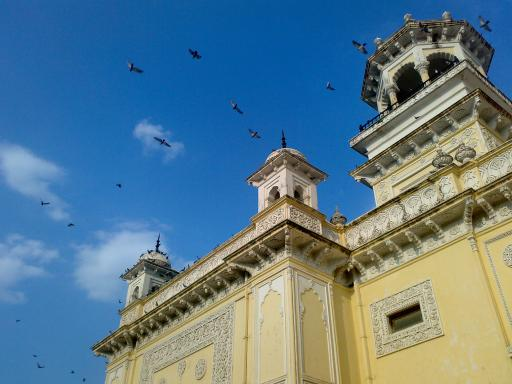
#> input picture Features Detection/sift/sift.jpg, 512 x 384 px
$ jupyter execute --allow-errors Untitled.ipynb
#> lines starting #> are read from the running program, lines starting #| are printed output that depends on the picture; after the words box and inside, x2 and y2 are one past the last pixel; in counts of white or black regions, pixels touching at a corner belong together
[cell 1]
import cv2
import matplotlib.pyplot as plt

[cell 2]
image=cv2.imread("./sift.jpg")
#> image is the input picture: shape (384, 512, 3); mean B, G, R 141.2, 123.9, 91.6
gray_image=cv2.cvtColor(image,cv2.COLOR_BGR2GRAY)
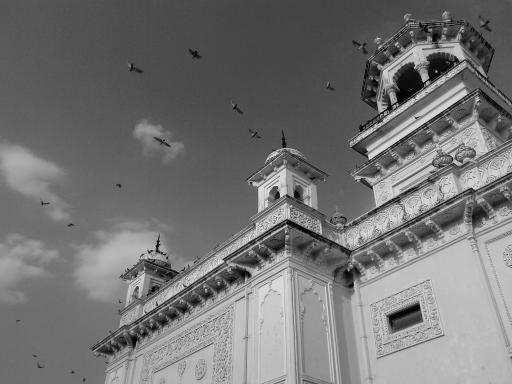
#> gray_image: shape (384, 512); min 0, max 252, mean 116.2

[cell 3]
sift_algorithm=cv2.SIFT_create()

[cell 4]
keypoint_descriptor=sift_algorithm.detect(gray_image,None)
#> keypoint_descriptor = 885 keypoints; strongest (x, y, size): (404, 317, 19.1), (408, 83, 17.5), (158, 241, 1.8), (157, 246, 2.4)

[cell 5]
img=cv2.drawKeypoints(gray_image,keypoint_descriptor,image)
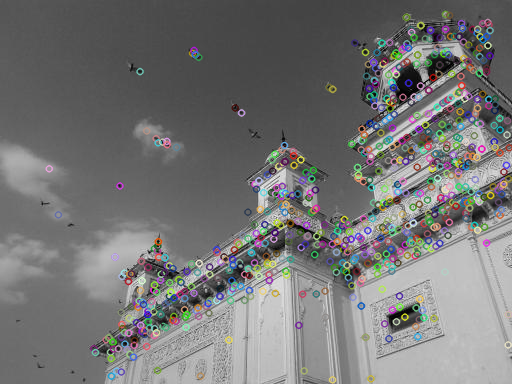
#> img: shape (384, 512, 3); mean B, G, R 117, 117.2, 117.2

[cell 6]
plt.imshow(img)

[cell 7]
img_des=cv2.drawKeypoints(gray_image,keypoint_descriptor,image,flags=cv2.DRAW_MATCHES_FLAGS_DRAW_RICH_KEYPOINTS)
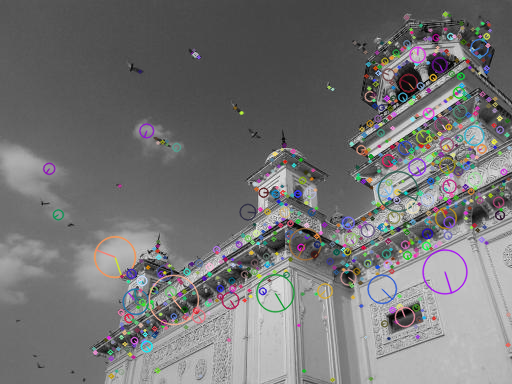
#> img_des: shape (384, 512, 3); mean B, G, R 116.9, 116.4, 116.9

[cell 8]
plt.imshow(img_des)

[cell 9]
sift = cv2.SIFT_create()
kp, des = sift.detectAndCompute(gray_image,None)
#> kp has the same summary as keypoint_descriptor

[cell 10]
img=cv2.drawKeypoints(gray_image,kp,img,flags=cv2.DRAW_MATCHES_FLAGS_DRAW_RICH_KEYPOINTS)
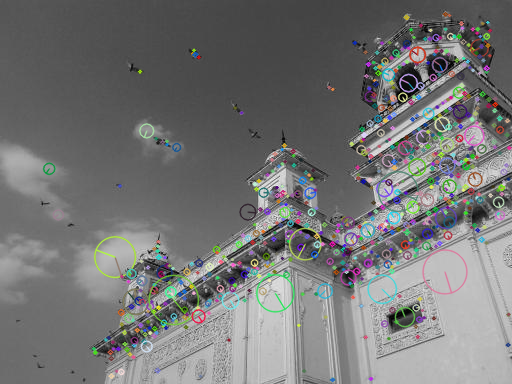
#> img: shape (384, 512, 3); 19.8% of pixels changed, all inside (x1, y1, x2, y2) = (42, 10, 512, 384)

# template matching

[cell 11]
image=cv2.imread("./img.png")
template=cv2.imread("./tmp.png")

#> (a cell that did not finish here is left out)

#> (a cell that did not finish here is left out)

[cell 14]
# BF(brute force)Matcher with default params
bf = cv2.BFMatcher()
#> (the rest of this cell did not finish here and is left out)

#> (a cell that did not finish here is left out)

#> (a cell that did not finish here is left out)

#> (a cell that did not finish here is left out)

# template with other function

[cell 18]
img = cv2.imread('./template_matching.png',0)
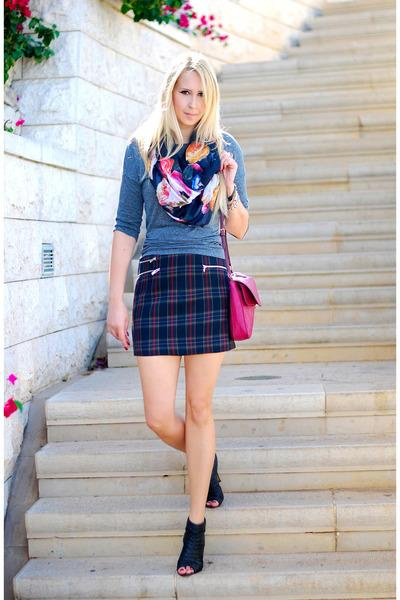
#> input picture Features Detection/sift/template_matching.png, 400 x 600 px
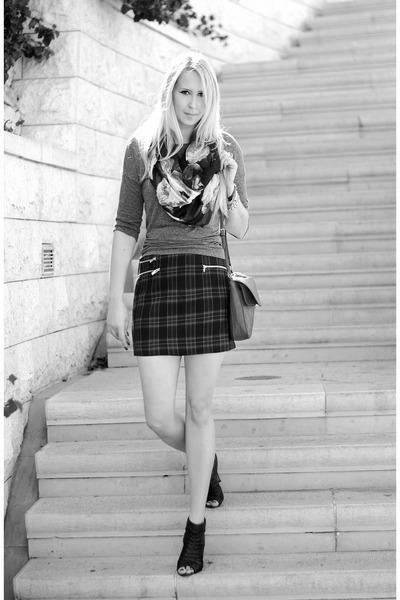
#> img: shape (600, 400); min 0, max 255, mean 180.3
img2 = img.copy()
template = cv2.imread('./template_matching_template.png',0)
#> (the rest of this cell did not finish here and is left out)
